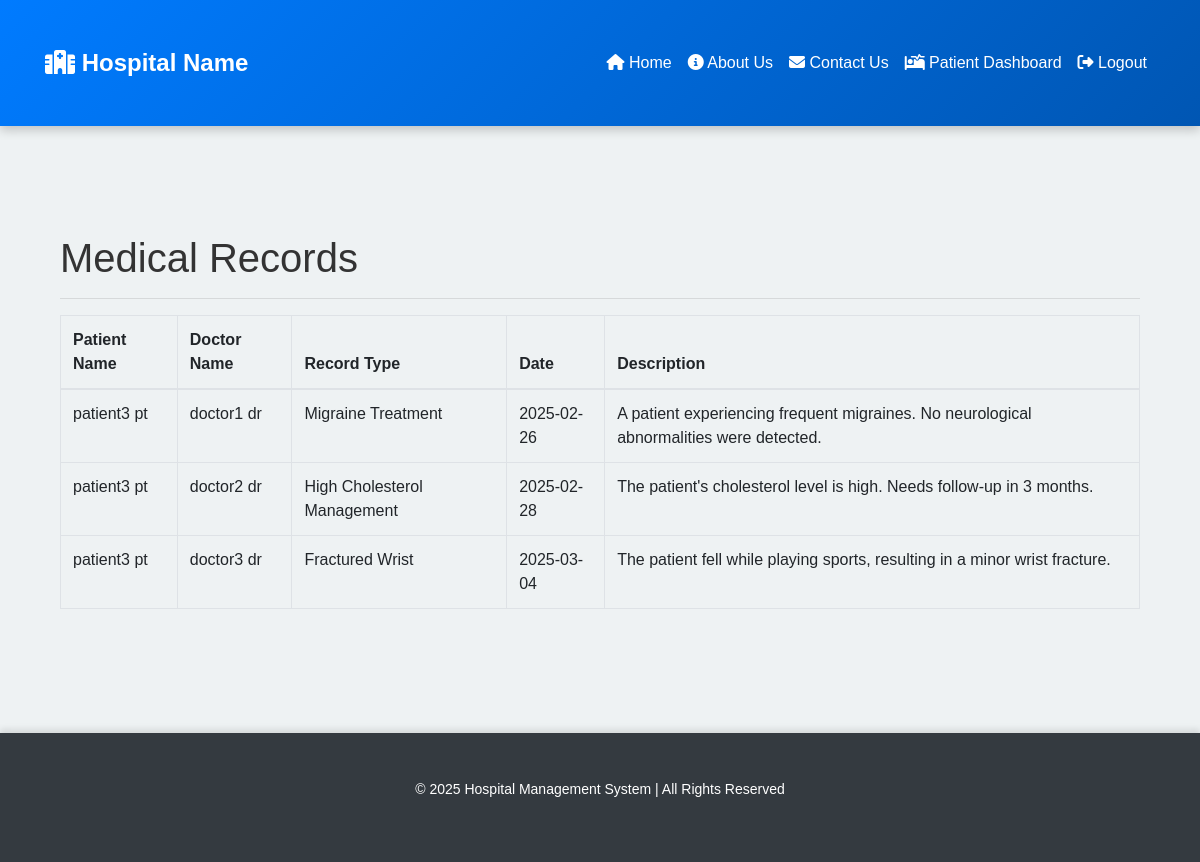
The app's page /patient/medical_records (signed in) with its own data.
### app/models.py (models this page shows)
class MedicalRecord(db.Model):
    __tablename__ = 'medical_record'
    id = db.Column(db.Integer, primary_key=True)
    patient_id = db.Column(db.Integer, db.ForeignKey('patient.id'), nullable=False)
    doctor_id = db.Column(db.Integer, db.ForeignKey('doctor.id'), nullable=False)
    record_type = db.Column(db.String(100), nullable=False)
    record_date = db.Column(db.DateTime, default=datetime.utcnow)
    treatment_plan = db.Column(db.Text, nullable=False)
    description = db.Column(db.Text, nullable=True)
    patient = db.relationship('Patient', back_populates='medical_records')
    doctor = db.relationship('Doctor', back_populates='medical_records')

class Patient(db.Model):
    __tablename__ = 'patient'
    id = db.Column(db.Integer, primary_key=True)
    user_id = db.Column(db.Integer, db.ForeignKey('user.id'), unique=True, nullable=False)
    first_name = db.Column(db.String(100), nullable=False)
    last_name = db.Column(db.String(100), nullable=True)
    date_of_birth = db.Column(db.Date, nullable=False)
    gender = db.Column(db.String(10), nullable=False)
    contact_number = db.Column(db.String(15))
    medical_history = db.Column(db.Text)
    user = db.relationship('User', back_populates='patient_profile')
    appointments = db.relationship('Appointment', back_populates='patient', lazy=True)
    prescriptions = db.relationship('Prescription', back_populates='patient', lazy=True)
    medical_records = db.relationship('MedicalRecord', back_populates='patient', lazy=True)
    payments = db.relationship('Payment', back_populates='patient', lazy=True)

class Doctor(db.Model):
    __tablename__ = 'doctor'
    id = db.Column(db.Integer, primary_key=True)
    user_id = db.Column(db.Integer, db.ForeignKey('user.id'), unique=True, nullable=False)
    first_name = db.Column(db.String(100), nullable=False)
    last_name = db.Column(db.String(100), nullable=True)
    specialization = db.Column(db.String(100), nullable=False)
    contact_number = db.Column(db.String(15), nullable=True)
    email = db.Column(db.String(120), unique=True, nullable=False)
    user = db.relationship('User', back_populates='doctor_profile')
    appointments = db.relationship('Appointment', back_populates='doctor', lazy=True)
    prescriptions = db.relationship('Prescription', back_populates='doctor', lazy=True)
    medical_records = db.relationship('MedicalRecord', back_populates='doctor', lazy=True)

### app/routes.py (the view)
@patient_bp.route('/medical_records', methods=['GET'])
@login_required
def medical_records_patient():
    patient = Patient.query.filter_by(user_id=current_user.id).first()
    records = MedicalRecord.query.filter_by(patient_id=patient.id).all()
    return render_template('medical_records.html',  patient=patient, records=records)

### app/__init__.py (called while the page is built)
@login_manager.user_loader
def load_user(user_id):
    return User.query.get(int(user_id))

### app/templates/medical_records.html (shortened to what this page needs)
{% extends "base.html" %}
{% block content %}
<div class="container">
    <h1 class="mt-4">Medical Records</h1>
    <hr>
    {% if records %}
        <table class="table table-bordered">
            <thead>
                <tr>
                    <th>Patient Name</th>
                    <th>Doctor Name</th>
                    <th>Record Type</th>
                    <th>Date</th>
                    <th>Description</th>
                </tr>
            </thead>
            <tbody>
                {% for record in records %}
                <tr>
                    <td>{{ record.patient.first_name }} {{ record.patient.last_name }}</td>
                    <td>{{ record.doctor.first_name }} {{ record.doctor.last_name }}</td>
                    <td>{{ record.record_type }}</td>
                    <td>{{ record.record_date.strftime('%Y-%m-%d') }}</td>
                    <td>{{ record.description }}</td>
                </tr>
                {% endfor %}
            </tbody>
        </table>
    {% else %}
        <p>No medical records found.</p>
    {% endif %}
</div>
{% endblock %}

### app/static/css/styles.css (style rules this page uses)
body { font-family: 'Poppins', sans-serif; background-color: #eef2f3; color: #333; margin: 0; padding: 0; }
.container { padding-top: 30px; padding-bottom: 30px; }

### records on screen
MedicalRecord: patient.first_name "patient3", patient.last_name "pt", doctor.first_name "doctor1", doctor.last_name "dr", record_type "Migraine Treatment", record_date "2025-02-26", description "A patient experiencing frequent migraines. No neurological abnormalities were detected."
MedicalRecord: patient.first_name "patient3", patient.last_name "pt", doctor.first_name "doctor2", doctor.last_name "dr", record_type "High Cholesterol Management", record_date "2025-02-28", description "The patient's cholesterol level is high. Needs follow-up in 3 months."
MedicalRecord: patient.first_name "patient3", patient.last_name "pt", doctor.first_name "doctor3", doctor.last_name "dr", record_type "Fractured Wrist", record_date "2025-03-04", description "The patient fell while playing sports, resulting in a minor wrist fracture."
